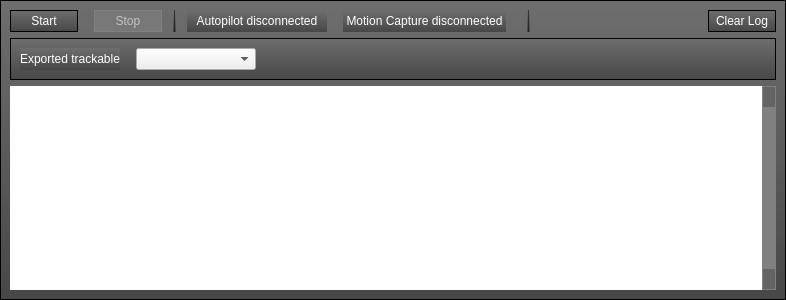
<?xml version="1.0" encoding="UTF-8"?>
<ui version="4.0">
 <class>MoCapWidget</class>
 <widget class="QWidget" name="MoCapWidget">
  <property name="geometry">
   <rect>
    <x>0</x>
    <y>0</y>
    <width>786</width>
    <height>300</height>
   </rect>
  </property>
  <property name="sizePolicy">
   <sizepolicy hsizetype="Preferred" vsizetype="Preferred">
    <horstretch>0</horstretch>
    <verstretch>0</verstretch>
   </sizepolicy>
  </property>
  <property name="windowTitle">
   <string>Form</string>
  </property>
  <property name="styleSheet">
   <string notr="true">

QScrollBar:vertical {
      border: 1px solid grey;
      background: grey;
      margin: 22px 0 22px 0;
  }

QScrollBar:vertical:disabled {
      border: 1px solid grey;
      
	background-color: grey;
      margin: 22px 0 22px 0;
  }

  QScrollBar::handle:vertical {
background-color: qlineargradient(spread:pad, x1:0.5, y1:0, x2:0.5, y2:1, stop:0 rgba(120, 120, 255, 255), stop:1 rgba(80, 80, 160, 255));
      min-height: 20px;
  }

QScrollBar::handle:vertical:disabled{
background-color: grey;
      min-height: 20px;
  }


  QScrollBar::handle:vertical:pressed {

     background-color: rgb(85, 85, 255);
background-color: qlineargradient(spread:pad, x1:0.5, y1:0, x2:0.5, y2:1, stop:0 rgba(170, 170, 255, 255), stop:1 rgba(80, 80, 160, 255));

      min-height: 20px;
  }

  QScrollBar::add-line:vertical {
      border: 1px solid black;
background-color: qlineargradient(spread:pad, x1:0.5, y1:0, x2:0.5, y2:1, stop:0 rgba(48, 48, 48, 255), stop:1 rgba(120, 120, 120, 255));
      height: 20px;
      subcontrol-position: bottom;
      subcontrol-origin: margin;
  }

 QScrollBar::add-line:vertical:disabled {
background-color: qlineargradient(spread:pad, x1:0.5, y1:0, x2:0.5, y2:1, stop:0 rgba(100, 100, 100, 255));
      border: 1px solid grey;

  }

 QScrollBar::sub-line:vertical:disabled {
background-color: qlineargradient(spread:pad, x1:0.5, y1:0, x2:0.5, y2:1, stop:0 rgba(100, 100, 100, 255));
 border: 1px solid grey;

  }

 QScrollBar::add-line:vertical:pressed {
background-color: qlineargradient(spread:pad, x1:0.5, y1:0, x2:0.5, y2:1, stop:0 rgba(255, 255, 255, 200), stop:1 rgba(180, 180, 180, 200));
  }

 QScrollBar::sub-line:vertical:pressed {
background-color: qlineargradient(spread:pad, x1:0.5, y1:0, x2:0.5, y2:1, stop:0 rgba(255, 255, 255, 200), stop:1 rgba(180, 180, 180, 200));
  }

  QScrollBar::sub-line:vertical {
      border: 1px solid black;      
background-color: qlineargradient(spread:pad, x1:0.5, y1:0, x2:0.5, y2:1, stop:0 rgba(48, 48, 48, 255), stop:1 rgba(120, 120, 120, 255));
      height: 20px;
      subcontrol-position: top;
      subcontrol-origin: margin;
  }
 QScrollBar::down-arrow:vertical {
	
	image: url(:/hitlnew/images/arrow-down2.png);
  }

  QScrollBar::up-arrow:vertical {
	image: url(:/hitlnew/images/arrow-up2.png);
  }

  QScrollBar::add-page:vertical, QScrollBar::sub-page:vertical {
      background: none;
  }


QPushButton {
background-color: qlineargradient(spread:pad, x1:0.5, y1:0, x2:0.5, y2:1, stop:0 rgba(110, 110, 110, 255), stop:1 rgba(71, 71, 71, 255));

	color: rgb(255, 255, 255);
border: 1px solid black; 
width: 66px;
height: 20px;
}

QPushButton:disabled {
background-color: qlineargradient(spread:pad, x1:0.5, y1:0, x2:0.5, y2:1, stop:0 rgba(120, 120, 120, 255));
	color: rgb(194, 194, 194);
border: 1px solid gray; 
width: 66px;
height: 20px;
}

QPushButton:hover {
background-color: qlineargradient(spread:pad, x1:0.5, y1:0, x2:0.5, y2:1, stop:0 rgba(255, 255, 255, 200), stop:1 rgba(180, 180, 180, 200));
color: rgb(255, 255, 255);
border: 0px; 
}
QPushButton:pressed {
background-color: qlineargradient(spread:pad, x1:0.5, y1:0, x2:0.5, y2:1, stop:0 rgba(48, 48, 48, 255), stop:1 rgba(120, 120, 120, 255));
color: rgb(255, 255, 255);
border: 0px; 
}

QPushButton:checked {
background-color: qlineargradient(spread:pad, x1:0.5, y1:0, x2:0.5, y2:1, stop:0 rgba(48, 48, 48, 255), stop:1 rgba(120, 120, 120, 255));
color: rgb(255, 255, 255);
border: 0px; 
}</string>
  </property>
  <layout class="QVBoxLayout" name="verticalLayout">
   <property name="margin">
    <number>0</number>
   </property>
   <item>
    <widget class="QFrame" name="frame">
     <property name="sizePolicy">
      <sizepolicy hsizetype="Preferred" vsizetype="Preferred">
       <horstretch>0</horstretch>
       <verstretch>0</verstretch>
      </sizepolicy>
     </property>
     <property name="minimumSize">
      <size>
       <width>0</width>
       <height>0</height>
      </size>
     </property>
     <property name="maximumSize">
      <size>
       <width>16777215</width>
       <height>16777215</height>
      </size>
     </property>
     <property name="styleSheet">
      <string notr="true">

QFrame{
background-color: qlineargradient(spread:pad, x1:0.5, y1:0, x2:0.5, y2:1, stop:0 rgba(110, 110, 110, 255), stop:1 rgba(71, 71, 71, 255));
color: rgba(0, 0, 0, 128);
}
</string>
     </property>
     <property name="frameShape">
      <enum>QFrame::StyledPanel</enum>
     </property>
     <property name="frameShadow">
      <enum>QFrame::Raised</enum>
     </property>
     <layout class="QVBoxLayout" name="verticalLayout_2">
      <property name="sizeConstraint">
       <enum>QLayout::SetMaximumSize</enum>
      </property>
      <item>
       <layout class="QHBoxLayout" name="horizontalLayout">
        <property name="sizeConstraint">
         <enum>QLayout::SetDefaultConstraint</enum>
        </property>
        <item>
         <widget class="QPushButton" name="startButton">
          <property name="toolTip">
           <string>Request update</string>
          </property>
          <property name="styleSheet">
           <string notr="true"/>
          </property>
          <property name="text">
           <string>Start</string>
          </property>
         </widget>
        </item>
        <item>
         <spacer name="horizontalSpacer">
          <property name="orientation">
           <enum>Qt::Horizontal</enum>
          </property>
          <property name="sizeType">
           <enum>QSizePolicy::Preferred</enum>
          </property>
          <property name="sizeHint" stdset="0">
           <size>
            <width>10</width>
            <height>20</height>
           </size>
          </property>
         </spacer>
        </item>
        <item>
         <widget class="QPushButton" name="stopButton">
          <property name="enabled">
           <bool>false</bool>
          </property>
          <property name="toolTip">
           <string>Send update</string>
          </property>
          <property name="text">
           <string>Stop</string>
          </property>
         </widget>
        </item>
        <item>
         <spacer name="horizontalSpacer_7">
          <property name="orientation">
           <enum>Qt::Horizontal</enum>
          </property>
          <property name="sizeType">
           <enum>QSizePolicy::Preferred</enum>
          </property>
          <property name="sizeHint" stdset="0">
           <size>
            <width>5</width>
            <height>20</height>
           </size>
          </property>
         </spacer>
        </item>
        <item>
         <widget class="Line" name="line">
          <property name="frameShadow">
           <enum>QFrame::Plain</enum>
          </property>
          <property name="orientation">
           <enum>Qt::Vertical</enum>
          </property>
         </widget>
        </item>
        <item>
         <spacer name="horizontalSpacer_4">
          <property name="orientation">
           <enum>Qt::Horizontal</enum>
          </property>
          <property name="sizeType">
           <enum>QSizePolicy::Preferred</enum>
          </property>
          <property name="sizeHint" stdset="0">
           <size>
            <width>5</width>
            <height>20</height>
           </size>
          </property>
         </spacer>
        </item>
        <item>
         <widget class="QLabel" name="apLabel">
          <property name="sizePolicy">
           <sizepolicy hsizetype="Fixed" vsizetype="Preferred">
            <horstretch>0</horstretch>
            <verstretch>0</verstretch>
           </sizepolicy>
          </property>
          <property name="minimumSize">
           <size>
            <width>140</width>
            <height>0</height>
           </size>
          </property>
          <property name="font">
           <font>
            <weight>50</weight>
            <bold>false</bold>
           </font>
          </property>
          <property name="layoutDirection">
           <enum>Qt::LeftToRight</enum>
          </property>
          <property name="autoFillBackground">
           <bool>false</bool>
          </property>
          <property name="styleSheet">
           <string notr="true">color: rgb(255, 255, 255);</string>
          </property>
          <property name="text">
           <string>Autopilot disconnected</string>
          </property>
          <property name="alignment">
           <set>Qt::AlignCenter</set>
          </property>
         </widget>
        </item>
        <item>
         <spacer name="horizontalSpacer_5">
          <property name="orientation">
           <enum>Qt::Horizontal</enum>
          </property>
          <property name="sizeType">
           <enum>QSizePolicy::Preferred</enum>
          </property>
          <property name="sizeHint" stdset="0">
           <size>
            <width>10</width>
            <height>20</height>
           </size>
          </property>
         </spacer>
        </item>
        <item>
         <widget class="QLabel" name="mocapLabel">
          <property name="sizePolicy">
           <sizepolicy hsizetype="Fixed" vsizetype="Preferred">
            <horstretch>0</horstretch>
            <verstretch>0</verstretch>
           </sizepolicy>
          </property>
          <property name="minimumSize">
           <size>
            <width>140</width>
            <height>0</height>
           </size>
          </property>
          <property name="styleSheet">
           <string notr="true">color: rgb(255, 255, 255);</string>
          </property>
          <property name="text">
           <string> Motion Capture disconnected </string>
          </property>
          <property name="alignment">
           <set>Qt::AlignCenter</set>
          </property>
         </widget>
        </item>
        <item>
         <spacer name="horizontalSpacer_2">
          <property name="orientation">
           <enum>Qt::Horizontal</enum>
          </property>
          <property name="sizeType">
           <enum>QSizePolicy::Preferred</enum>
          </property>
          <property name="sizeHint" stdset="0">
           <size>
            <width>10</width>
            <height>20</height>
           </size>
          </property>
         </spacer>
        </item>
        <item>
         <spacer name="horizontalSpacer_6">
          <property name="orientation">
           <enum>Qt::Horizontal</enum>
          </property>
          <property name="sizeType">
           <enum>QSizePolicy::Preferred</enum>
          </property>
          <property name="sizeHint" stdset="0">
           <size>
            <width>5</width>
            <height>20</height>
           </size>
          </property>
         </spacer>
        </item>
        <item>
         <widget class="Line" name="line_2">
          <property name="frameShadow">
           <enum>QFrame::Plain</enum>
          </property>
          <property name="orientation">
           <enum>Qt::Vertical</enum>
          </property>
         </widget>
        </item>
        <item>
         <spacer name="horizontalSpacer_8">
          <property name="orientation">
           <enum>Qt::Horizontal</enum>
          </property>
          <property name="sizeType">
           <enum>QSizePolicy::Preferred</enum>
          </property>
          <property name="sizeHint" stdset="0">
           <size>
            <width>5</width>
            <height>20</height>
           </size>
          </property>
         </spacer>
        </item>
        <item>
         <spacer name="horizontalSpacer_3">
          <property name="orientation">
           <enum>Qt::Horizontal</enum>
          </property>
          <property name="sizeHint" stdset="0">
           <size>
            <width>40</width>
            <height>20</height>
           </size>
          </property>
         </spacer>
        </item>
        <item>
         <widget class="QPushButton" name="buttonClearLog">
          <property name="text">
           <string>Clear Log</string>
          </property>
         </widget>
        </item>
       </layout>
      </item>
      <item>
       <widget class="QFrame" name="frame_2">
        <property name="frameShape">
         <enum>QFrame::StyledPanel</enum>
        </property>
        <property name="frameShadow">
         <enum>QFrame::Raised</enum>
        </property>
        <layout class="QHBoxLayout" name="horizontalLayout_2">
         <item>
          <widget class="QLabel" name="label">
           <property name="styleSheet">
            <string notr="true">color: rgb(255, 255, 255);</string>
           </property>
           <property name="text">
            <string>Exported trackable</string>
           </property>
          </widget>
         </item>
         <item>
          <spacer name="horizontalSpacer_10">
           <property name="orientation">
            <enum>Qt::Horizontal</enum>
           </property>
           <property name="sizeType">
            <enum>QSizePolicy::Fixed</enum>
           </property>
           <property name="sizeHint" stdset="0">
            <size>
             <width>10</width>
             <height>20</height>
            </size>
           </property>
          </spacer>
         </item>
         <item>
          <widget class="QComboBox" name="trackablesComboBox">
           <property name="minimumSize">
            <size>
             <width>120</width>
             <height>0</height>
            </size>
           </property>
          </widget>
         </item>
         <item>
          <spacer name="horizontalSpacer_9">
           <property name="orientation">
            <enum>Qt::Horizontal</enum>
           </property>
           <property name="sizeHint" stdset="0">
            <size>
             <width>40</width>
             <height>20</height>
            </size>
           </property>
          </spacer>
         </item>
        </layout>
       </widget>
      </item>
      <item>
       <widget class="QTextEdit" name="textBrowser">
        <property name="sizePolicy">
         <sizepolicy hsizetype="Expanding" vsizetype="Expanding">
          <horstretch>0</horstretch>
          <verstretch>0</verstretch>
         </sizepolicy>
        </property>
        <property name="minimumSize">
         <size>
          <width>0</width>
          <height>0</height>
         </size>
        </property>
        <property name="autoFillBackground">
         <bool>false</bool>
        </property>
        <property name="styleSheet">
         <string notr="true">QTextEdit {
	background-color: white;
	color: rgb(0, 0, 0);
}</string>
        </property>
        <property name="frameShape">
         <enum>QFrame::NoFrame</enum>
        </property>
        <property name="frameShadow">
         <enum>QFrame::Plain</enum>
        </property>
        <property name="verticalScrollBarPolicy">
         <enum>Qt::ScrollBarAlwaysOn</enum>
        </property>
       </widget>
      </item>
     </layout>
    </widget>
   </item>
  </layout>
 </widget>
 <resources/>
 <connections/>
</ui>
